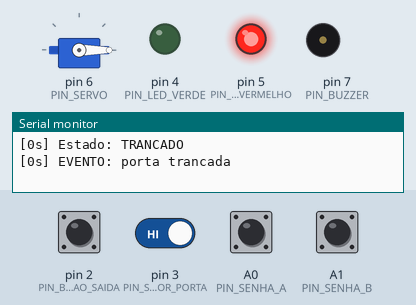
Simulated run of this sketch. Board: Arduino Uno, built with avr-gcc and run on an emulated ATmega328P. Shown: servo, output pins drawn as LEDs (lit = HIGH), buzzer (waves = sounding, pin HIGH), the last lines printed to the serial monitor. Dashed ring = blinking. The test bench sets the inputs (shaded band); at power-on: A0 (PIN_SENHA_A), A1 (PIN_SENHA_B), pin 2 (PIN_BOTAO_SAIDA), pin 3 (PIN_SENSOR_PORTA) HIGH. EEPROM starts erased.

Above: at 1.2 s.
1.3 s: pin 2 (PIN_BOTAO_SAIDA) pulled LOW for 0.15 s
At 2.2 s:
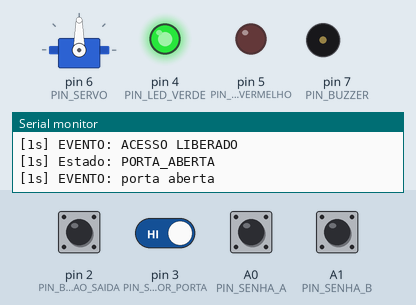
3.0 s: pin 3 (PIN_SENSOR_PORTA) driven LOW
At 4.2 s:
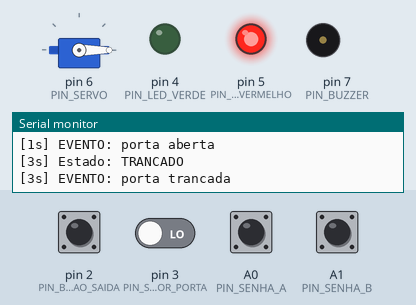
4.5 s: A0 (PIN_SENHA_A) pulled LOW for 0.15 s
At 4.9 s:
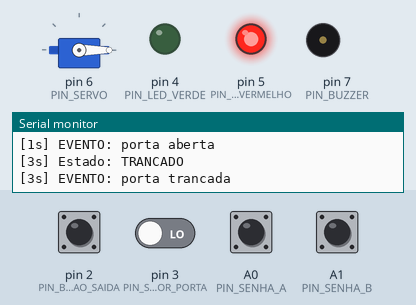
6.1 s: pin 2 (PIN_BOTAO_SAIDA) pulled LOW for 1 s
At 6.33 s:
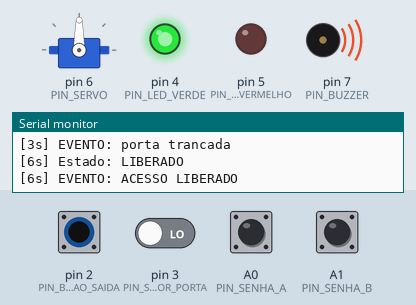
10.0 s: A0 (PIN_SENHA_A) pulsed LOW 5 times (0.12 s each, 0.3 s apart)
At 11.19 s:
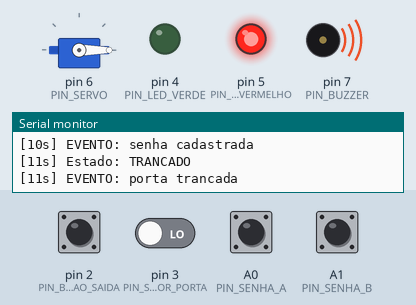
13.0 s: A0 (PIN_SENHA_A) pulsed LOW 5 times (0.12 s each, 0.3 s apart)
At 14.28 s:
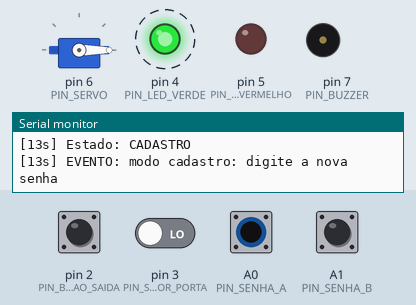
Timing chart, 0 to 17.0 s (numbered marks = the images above; inputs shaded):
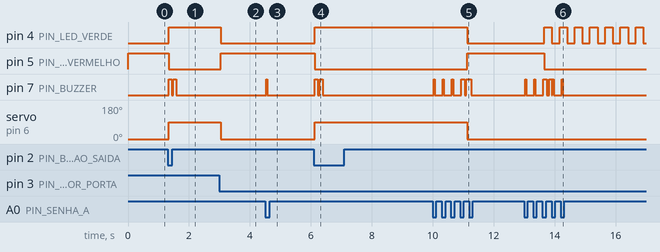

The sketch:

controle_acesso.ino
```cpp
/*
 * CONTROLE DE ACESSO POR SENHA - Maquete de laboratório
 * N202 - Robótica e Automação Inteligentes
 *
 * Hardware: Arduino Uno + receptor infravermelho KY-022 com controle remoto
 *           + servo (trava) + LED verde + LED vermelho + buzzer + 5 push buttons.
 *
 * Como funciona:
 *   A pessoa digita uma SENHA DE 4 TECLAS no controle remoto IR. Senha correta
 *   destrava a porta; senha errada aciona o alarme e, após 3 erros, bloqueia.
 *   Plano B: os botões A e B (A0 e A1) formam uma senha de 4 toques, caso o
 *   infravermelho falhe (luz forte, pilha do controle, etc.).
 *
 * Arquitetura:
 *   - Padrão STATE    : cada estado da porta é uma classe (TRANCADO, LIBERADO,
 *                       PORTA_ABERTA, BLOQUEADO, CADASTRO).
 *   - Padrão OBSERVER : LED, buzzer e log Serial "assinam" os eventos do
 *                       controlador, sem que os estados conheçam esses atuadores.
 *
 * Tratamento de incertezas:
 *   - Debounce nos botões (saída, sensor de porta, A e B): evita leituras falsas
 *     causadas por ruído mecânico.
 *   - Filtro dos quadros IR: ignora quadros de "tecla segurada" (repetição) e
 *     sinais de protocolo desconhecido (ruído de lâmpadas e luz do sol).
 *   - Timeout entre teclas: pausa longa descarta a senha incompleta.
 *
 * Primeiro uso: com a EEPROM vazia, a PRIMEIRA senha digitada vira a senha MESTRE.
 * A mestre, digitada com a porta trancada, entra no modo CADASTRO: a próxima
 * senha nova passa a ser autorizada. Para apagar tudo, ligue o Arduino
 * segurando o botão de saída.
 *
 * Atenção: a biblioteca IRremote usa o Timer2 do Uno, o mesmo da função tone().
 * Por isso o buzzer aqui NÃO usa tone(): é acionado com digitalWrite().
 * Biblioteca necessária: IRremote (versão 4.x), instalada pelo Gerenciador.
 */

// ===================== CONFIGURAÇÃO =====================

#define USA_IR_REMOTO     1   // senha pelo controle remoto IR (KY-022)
#define USA_SENHA_BOTOES  1   // plano B: senha pelos botões A e B
#define USA_SENSOR_PORTA  1   // 1 = botão de porta (estado PORTA_ABERTA); 0 = só tempo
#define BUZZER_ATIVO      1   // 1 = buzzer ativo (com oscilador); 0 = buzzer passivo
#define DEPURACAO_IR      1   // 1 = mostra o código de cada tecla na Serial

#if USA_IR_REMOTO
#include <IRremote.hpp>
#endif
#include <Servo.h>
#include <EEPROM.h>

// Pinos
const uint8_t PIN_IR           = 8;   // KY-022, pino S (sinal)
const uint8_t PIN_SERVO        = 6;
const uint8_t PIN_LED_VERDE    = 4;
const uint8_t PIN_LED_VERMELHO = 5;
const uint8_t PIN_BUZZER       = 7;
const uint8_t PIN_BOTAO_SAIDA  = 2;   // botão interno (para GND)
const uint8_t PIN_SENSOR_PORTA = 3;   // botão: LOW = porta FECHADA
const uint8_t PIN_SENHA_A      = A0;  // botão A da senha (para GND)
const uint8_t PIN_SENHA_B      = A1;  // botão B da senha (para GND)

// Ângulos do servo (ajuste na maquete)
const uint8_t ANGULO_TRANCADO  = 0;
const uint8_t ANGULO_LIBERADO  = 90;

// Tempos (ms)
const unsigned long TEMPO_LIBERADO_MS = 5000;   // espera alguém abrir a porta
const unsigned long ALERTA_PORTA_MS   = 15000;  // porta aberta por muito tempo
const unsigned long BLOQUEIO_MS       = 15000;  // bloqueio após tentativas inválidas
const unsigned long CADASTRO_MS       = 10000;  // janela do modo cadastro
const unsigned long SENHA_TIMEOUT_MS  = 4000;   // pausa máxima entre teclas
const uint8_t       TENTATIVAS_MAX    = 3;

// EEPROM: [0]=magic [1..4]=senha mestre [5]=qtd senhas [6..]=senhas (4 bytes cada)
const uint8_t EEPROM_MAGIC = 0xA5;
const uint8_t END_MAGIC    = 0;
const uint8_t END_MESTRE   = 1;
const uint8_t END_QTD      = 5;
const uint8_t END_LISTA    = 6;
const uint8_t MAX_SENHAS   = 10;

// ===================== TIPOS BÁSICOS =====================

// Senha de 4 teclas. Cada byte é o código de uma tecla
// (comando do controle IR, ou 1/2 para os botões A/B).
struct Senha {
  byte b[4];
  bool igual(const Senha& o) const { return memcmp(b, o.b, 4) == 0; }
};

enum Evento : uint8_t {
  EV_TRANCOU,
  EV_LIBEROU,
  EV_PORTA_ABERTA,
  EV_PORTA_ESQUECIDA,
  EV_NEGADO,
  EV_BLOQUEOU,
  EV_CADASTRO_INICIO,
  EV_CADASTRADO,
  EV_JA_CADASTRADO,
  EV_TECLA            // tecla registrada (bipe curto)
};

// ===================== OBSERVER (interface) =====================

class Observador {
 public:
  virtual void aoEvento(Evento ev) = 0;
  virtual void atualizar() {}   // para efeitos não bloqueantes (piscar, bipes)
};

// ===================== DEBOUNCE =====================
// Entrada com pull-up interno: botão pressionado = LOW = "ativo".
// A leitura só é aceita após ficar estável por 'intervalo' ms.

class Debounce {
  uint8_t pin;
  unsigned long intervalo;
  bool estavel;
  bool ultimaLeitura;
  bool pressionado;
  unsigned long tMudanca;
 public:
  Debounce(uint8_t p, unsigned long ms) : pin(p), intervalo(ms),
    estavel(false), ultimaLeitura(false), pressionado(false), tMudanca(0) {}

  void begin() {
    pinMode(pin, INPUT_PULLUP);
    estavel = ultimaLeitura = (digitalRead(pin) == LOW);
    tMudanca = millis();
  }

  void update() {
    bool leitura = (digitalRead(pin) == LOW);
    if (leitura != ultimaLeitura) {          // mudou: reinicia a contagem
      ultimaLeitura = leitura;
      tMudanca = millis();
    }
    if ((millis() - tMudanca >= intervalo) && (leitura != estavel)) {
      estavel = leitura;                     // estável o bastante: aceita
      if (estavel) pressionado = true;       // registra a borda de descida
    }
  }

  bool ativo() const { return estavel; }

  // Retorna true UMA vez por aperto
  bool foiPressionado() {
    bool r = pressionado;
    pressionado = false;
    return r;
  }
};

// ===================== SENHAS AUTORIZADAS (EEPROM) =====================

class ListaSenhas {
  bool comparar(int end, const Senha& s) {
    for (uint8_t j = 0; j < 4; j++)
      if (EEPROM.read(end + j) != s.b[j]) return false;
    return true;
  }
 public:
  bool temMestre() { return EEPROM.read(END_MAGIC) == EEPROM_MAGIC; }

  void definirMestre(const Senha& s) {
    for (uint8_t i = 0; i < 4; i++) EEPROM.update(END_MESTRE + i, s.b[i]);
    EEPROM.update(END_QTD, 0);
    EEPROM.update(END_MAGIC, EEPROM_MAGIC);
  }

  bool ehMestre(const Senha& s) { return temMestre() && comparar(END_MESTRE, s); }

  bool autorizada(const Senha& s) {
    uint8_t qtd = EEPROM.read(END_QTD);
    if (qtd > MAX_SENHAS) qtd = 0;
    for (uint8_t i = 0; i < qtd; i++)
      if (comparar(END_LISTA + i * 4, s)) return true;
    return false;
  }

  bool adicionar(const Senha& s) {
    uint8_t qtd = EEPROM.read(END_QTD);
    if (qtd >= MAX_SENHAS) return false;
    for (uint8_t j = 0; j < 4; j++) EEPROM.update(END_LISTA + qtd * 4 + j, s.b[j]);
    EEPROM.update(END_QTD, qtd + 1);
    return true;
  }

  void apagarTudo() {
    EEPROM.update(END_MAGIC, 0);
    EEPROM.update(END_QTD, 0);
  }
};

// ===================== STATE (interface) =====================

class Controlador;

class EstadoBase {
 public:
  virtual const __FlashStringHelper* nome() = 0;
  virtual void entrar(Controlador& c) {}
  virtual void atualizar(Controlador& c) {}
  virtual void aoReceberSenha(Controlador& c, const Senha& s) {}
  virtual void aoBotaoSaida(Controlador& c) {}
};

// ===================== CONTROLADOR (contexto) =====================

class Controlador {
  static const uint8_t MAX_OBS = 4;
  Observador* obs[MAX_OBS];
  uint8_t nObs;
  EstadoBase* estado;
  uint8_t seq[4];            // teclas da senha em andamento
  uint8_t nSeq;
  unsigned long tUltimaTecla;

  // Senha completa: valida e entrega ao estado atual
  void processarSenha(const Senha& s) {
    Serial.print(F("[")); Serial.print(millis() / 1000); Serial.println(F("s] Senha digitada."));

    if (!senhas.temMestre()) {   // primeiro uso: esta senha vira a mestre
      senhas.definirMestre(s);
      Serial.println(F("Senha MESTRE definida."));
      notificar(EV_CADASTRADO);
      return;
    }
    estado->aoReceberSenha(*this, s);
  }

  // Acumula teclas de qualquer origem (controle IR ou botões A/B)
  void registrarTecla(uint8_t codigo) {
    seq[nSeq++] = codigo;
    tUltimaTecla = millis();
    notificar(EV_TECLA);
    if (nSeq < 4) return;

    Senha s;
    memcpy(s.b, seq, 4);
    nSeq = 0;
    processarSenha(s);
  }

  // Pausa longa entre teclas: descarta a senha incompleta
  void verificarTimeoutSenha() {
    if (nSeq > 0 && millis() - tUltimaTecla > SENHA_TIMEOUT_MS) {
      nSeq = 0;
      Serial.println(F("Senha: tempo esgotado, recomece."));
    }
  }

#if USA_IR_REMOTO
  void lerIR() {
    if (!IrReceiver.decode()) return;
    // copia o que interessa e libera o receptor para o próximo quadro
    bool repetido = IrReceiver.decodedIRData.flags & IRDATA_FLAGS_IS_REPEAT;
    bool valido   = IrReceiver.decodedIRData.protocol != UNKNOWN;
    uint8_t cmd   = IrReceiver.decodedIRData.command;
    IrReceiver.resume();

    if (!valido) {                    // ruído ou protocolo não suportado
#if DEPURACAO_IR
      Serial.println(F("IR: sinal desconhecido ignorado."));
#endif
      return;
    }
    if (repetido) return;             // tecla segurada: conta só o primeiro quadro
#if DEPURACAO_IR
    Serial.print(F("IR: comando 0x")); Serial.println(cmd, HEX);
#endif
    registrarTecla(cmd);
  }
#endif

#if USA_SENHA_BOTOES
  void lerBotoesAB() {
    botaoA.update();
    botaoB.update();
    if (botaoA.foiPressionado()) registrarTecla(1);
    else if (botaoB.foiPressionado()) registrarTecla(2);
  }
#endif

 public:
  Servo servo;
  ListaSenhas senhas;
  Debounce botao;
  Debounce porta;
  Debounce botaoA;
  Debounce botaoB;
  uint8_t tentativas;
  unsigned long inicioEstado;

  // Estados (preenchidos em setup)
  EstadoBase *sTrancado, *sLiberado, *sPortaAberta, *sBloqueado, *sCadastro;

  Controlador() : nObs(0), estado(nullptr), nSeq(0), tUltimaTecla(0),
                  botao(PIN_BOTAO_SAIDA, 30), porta(PIN_SENSOR_PORTA, 50),
                  botaoA(PIN_SENHA_A, 30), botaoB(PIN_SENHA_B, 30),
                  tentativas(0), inicioEstado(0) {}

  void registrar(Observador* o) { if (nObs < MAX_OBS) obs[nObs++] = o; }

  void notificar(Evento ev) {
    for (uint8_t i = 0; i < nObs; i++) obs[i]->aoEvento(ev);
  }

  void mudarPara(EstadoBase* novo) {
    estado = novo;
    inicioEstado = millis();
    Serial.print(F("[")); Serial.print(millis() / 1000); Serial.print(F("s] Estado: "));
    Serial.println(estado->nome());
    estado->entrar(*this);
  }

  unsigned long tempoNoEstado() const { return millis() - inicioEstado; }

  void trancar()    { servo.write(ANGULO_TRANCADO); }
  void destrancar() { servo.write(ANGULO_LIBERADO); }

  void begin() {
    Serial.begin(9600);
#if USA_IR_REMOTO
    IrReceiver.begin(PIN_IR, DISABLE_LED_FEEDBACK);
#endif
    servo.attach(PIN_SERVO);
    botao.begin();
    porta.begin();
    botaoA.begin();
    botaoB.begin();

    // Botão de saída segurado ao ligar: apaga todas as senhas
    if (botao.ativo()) {
      senhas.apagarTudo();
      Serial.println(F("Todas as senhas foram apagadas."));
    }
    if (!senhas.temMestre())
      Serial.println(F("Sem senha mestre. Digite 4 teclas: serao a senha MESTRE."));
    mudarPara(sTrancado);
  }

  // Chamado a cada volta do loop
  void atualizar() {
    botao.update();
    porta.update();
    verificarTimeoutSenha();
#if USA_IR_REMOTO
    lerIR();
#endif
#if USA_SENHA_BOTOES
    lerBotoesAB();
#endif
    if (botao.foiPressionado()) estado->aoBotaoSaida(*this);

    estado->atualizar(*this);
    for (uint8_t i = 0; i < nObs; i++) obs[i]->atualizar();
  }
};

// ===================== ESTADOS CONCRETOS =====================

// TRANCADO: porta fechada e travada, aguardando senha ou botão de saída
class EstTrancado : public EstadoBase {
 public:
  const __FlashStringHelper* nome() override { return F("TRANCADO"); }
  void entrar(Controlador& c) override {
    c.trancar();
    c.notificar(EV_TRANCOU);
  }
  void aoReceberSenha(Controlador& c, const Senha& s) override {
    if (c.senhas.ehMestre(s)) {                    // mestre -> modo cadastro
      c.mudarPara(c.sCadastro);
    } else if (c.senhas.autorizada(s)) {           // senha correta: libera
      c.tentativas = 0;
      c.mudarPara(c.sLiberado);
    } else {                                       // senha errada
      c.tentativas++;
      c.notificar(EV_NEGADO);
      if (c.tentativas >= TENTATIVAS_MAX) c.mudarPara(c.sBloqueado);
    }
  }
  void aoBotaoSaida(Controlador& c) override { c.mudarPara(c.sLiberado); }
};

// LIBERADO: servo destravado, aguardando a pessoa abrir a porta
class EstLiberado : public EstadoBase {
 public:
  const __FlashStringHelper* nome() override { return F("LIBERADO"); }
  void entrar(Controlador& c) override {
    c.destrancar();
    c.notificar(EV_LIBEROU);
  }
  void atualizar(Controlador& c) override {
#if USA_SENSOR_PORTA
    if (!c.porta.ativo()) {                        // sensor: porta abriu
      c.mudarPara(c.sPortaAberta);
      return;
    }
#endif
    if (c.tempoNoEstado() >= TEMPO_LIBERADO_MS)    // ninguém abriu: tranca de novo
      c.mudarPara(c.sTrancado);
  }
};

// PORTA_ABERTA: só tranca quando o sensor confirma que a porta fechou
class EstPortaAberta : public EstadoBase {
  unsigned long ultimoAlerta;
 public:
  const __FlashStringHelper* nome() override { return F("PORTA_ABERTA"); }
  void entrar(Controlador& c) override {
    ultimoAlerta = millis();
    c.notificar(EV_PORTA_ABERTA);
  }
  void atualizar(Controlador& c) override {
    if (c.porta.ativo()) {                         // porta fechou
      c.mudarPara(c.sTrancado);
      return;
    }
    if (millis() - ultimoAlerta >= ALERTA_PORTA_MS) {  // esquecida aberta
      ultimoAlerta = millis();
      c.notificar(EV_PORTA_ESQUECIDA);
    }
  }
};

// BLOQUEADO: senhas erradas demais. Senhas são ignoradas até o fim do bloqueio.
// O botão de saída continua funcionando (quem está dentro precisa sair).
class EstBloqueado : public EstadoBase {
 public:
  const __FlashStringHelper* nome() override { return F("BLOQUEADO"); }
  void entrar(Controlador& c) override {
    c.trancar();
    c.notificar(EV_BLOQUEOU);
  }
  void aoReceberSenha(Controlador& c, const Senha& s) override { c.notificar(EV_NEGADO); }
  void aoBotaoSaida(Controlador& c) override { c.mudarPara(c.sLiberado); }
  void atualizar(Controlador& c) override {
    if (c.tempoNoEstado() >= BLOQUEIO_MS) {
      c.tentativas = 0;
      c.mudarPara(c.sTrancado);
    }
  }
};

// CADASTRO: a próxima senha nova vira autorizada. Mestre de novo = cancela.
class EstCadastro : public EstadoBase {
 public:
  const __FlashStringHelper* nome() override { return F("CADASTRO"); }
  void entrar(Controlador& c) override { c.notificar(EV_CADASTRO_INICIO); }
  void aoReceberSenha(Controlador& c, const Senha& s) override {
    if (c.senhas.ehMestre(s)) {
      c.mudarPara(c.sTrancado);
    } else if (c.senhas.autorizada(s)) {
      c.notificar(EV_JA_CADASTRADO);
    } else if (c.senhas.adicionar(s)) {
      c.notificar(EV_CADASTRADO);
      c.inicioEstado = millis();                   // renova a janela
    } else {
      c.notificar(EV_NEGADO);                      // memória cheia
    }
  }
  void atualizar(Controlador& c) override {
    if (c.tempoNoEstado() >= CADASTRO_MS) c.mudarPara(c.sTrancado);
  }
};

// ===================== OBSERVERS CONCRETOS =====================

// LED: vermelho fixo = trancado | verde fixo = liberado/aberta
//      vermelho piscando = bloqueado | verde piscando = cadastro
class LedObserver : public Observador {
  enum : uint8_t { M_VERM, M_VERDE, M_PISCA_VERM, M_PISCA_VERDE };
  uint8_t modo;
  bool fase;
  unsigned long t;

  void aplicar() {
    bool verde = (modo == M_VERDE) || (modo == M_PISCA_VERDE && fase);
    bool verm  = (modo == M_VERM)  || (modo == M_PISCA_VERM && fase);
    digitalWrite(PIN_LED_VERDE, verde);
    digitalWrite(PIN_LED_VERMELHO, verm);
  }
 public:
  LedObserver() : modo(M_VERM), fase(true), t(0) {}
  void begin() {
    pinMode(PIN_LED_VERDE, OUTPUT);
    pinMode(PIN_LED_VERMELHO, OUTPUT);
    aplicar();
  }
  void aoEvento(Evento ev) override {
    switch (ev) {
      case EV_TRANCOU:         modo = M_VERM; break;
      case EV_LIBEROU:
      case EV_PORTA_ABERTA:    modo = M_VERDE; break;
      case EV_BLOQUEOU:        modo = M_PISCA_VERM; break;
      case EV_CADASTRO_INICIO: modo = M_PISCA_VERDE; break;
      default: return;
    }
    fase = true;
    t = millis();
    aplicar();
  }
  void atualizar() override {
    if ((modo == M_PISCA_VERM || modo == M_PISCA_VERDE) && millis() - t >= 250) {
      fase = !fase;
      t = millis();
      aplicar();
    }
  }
};

// Buzzer: padrões [liga, desliga, liga, ...] em ms, sem delay() e sem tone()
// (tone() usa o Timer2, que a biblioteca IRremote precisa).
//  - Buzzer ativo : basta nível HIGH.
//  - Buzzer passivo: onda quadrada gerada por software (~2 kHz); o som sai mais áspero.
class BuzzerObserver : public Observador {
  const uint16_t* padrao;
  uint8_t total, idx;
  unsigned long t;
  bool somLigado;
  bool nivel;
  unsigned long tOnda;

  void passo() {
    somLigado = (idx % 2 == 0);
    if (somLigado && BUZZER_ATIVO) digitalWrite(PIN_BUZZER, HIGH);
    else if (!somLigado) digitalWrite(PIN_BUZZER, LOW);
  }
  void parar() {
    somLigado = false;
    digitalWrite(PIN_BUZZER, LOW);
  }
  void tocar(const uint16_t* p, uint8_t n) {
    padrao = p; total = n; idx = 0; t = millis();
    passo();
  }
 public:
  BuzzerObserver() : padrao(nullptr), total(0), idx(0), t(0),
                     somLigado(false), nivel(false), tOnda(0) {}
  void begin() {
    pinMode(PIN_BUZZER, OUTPUT);
    digitalWrite(PIN_BUZZER, LOW);
  }

  void aoEvento(Evento ev) override {
    static const uint16_t P_OK[]        = {100, 60, 100};
    static const uint16_t P_NEGADO[]    = {150, 100, 150, 100, 150};
    static const uint16_t P_BLOQUEIO[]  = {900};
    static const uint16_t P_ESQUECIDA[] = {200, 200, 200, 200, 200};
    static const uint16_t P_CAD_INI[]   = {80, 80, 80};
    static const uint16_t P_CAD_OK[]    = {100, 60, 300};
    static const uint16_t P_JA[]        = {300};
    static const uint16_t P_TECLA[]     = {40};
    #define TOCAR(p) tocar(p, sizeof(p) / sizeof(p[0]))
    switch (ev) {
      case EV_TECLA:           TOCAR(P_TECLA); break;
      case EV_LIBEROU:         TOCAR(P_OK); break;
      case EV_NEGADO:          TOCAR(P_NEGADO); break;
      case EV_BLOQUEOU:        TOCAR(P_BLOQUEIO); break;
      case EV_PORTA_ESQUECIDA: TOCAR(P_ESQUECIDA); break;
      case EV_CADASTRO_INICIO: TOCAR(P_CAD_INI); break;
      case EV_CADASTRADO:      TOCAR(P_CAD_OK); break;
      case EV_JA_CADASTRADO:   TOCAR(P_JA); break;
      default: break;
    }
    #undef TOCAR
  }
  void atualizar() override {
    if (total == 0) return;
    if (somLigado && !BUZZER_ATIVO && micros() - tOnda >= 250) {   // buzzer passivo
      nivel = !nivel;
      digitalWrite(PIN_BUZZER, nivel);
      tOnda = micros();
    }
    if (millis() - t >= padrao[idx]) {
      idx++;
      if (idx >= total) { parar(); total = 0; return; }
      t = millis();
      passo();
    }
  }
};

// Log pela Serial: registro de o quê e quando
class LogObserver : public Observador {
 public:
  void aoEvento(Evento ev) override {
    if (ev == EV_TECLA) return;   // uma tecla isolada não vai para o log
    Serial.print(F("[")); Serial.print(millis() / 1000); Serial.print(F("s] EVENTO: "));
    switch (ev) {
      case EV_TRANCOU:         Serial.println(F("porta trancada")); break;
      case EV_LIBEROU:         Serial.println(F("ACESSO LIBERADO")); break;
      case EV_PORTA_ABERTA:    Serial.println(F("porta aberta")); break;
      case EV_PORTA_ESQUECIDA: Serial.println(F("ALERTA: porta aberta por muito tempo")); break;
      case EV_NEGADO:          Serial.println(F("ACESSO NEGADO")); break;
      case EV_BLOQUEOU:        Serial.println(F("BLOQUEADO: senhas erradas demais")); break;
      case EV_CADASTRO_INICIO: Serial.println(F("modo cadastro: digite a nova senha")); break;
      case EV_CADASTRADO:      Serial.println(F("senha cadastrada")); break;
      case EV_JA_CADASTRADO:   Serial.println(F("senha ja cadastrada")); break;
      default: break;
    }
  }
};

// ===================== INSTÂNCIAS GLOBAIS =====================

Controlador    ctrl;
EstTrancado    estTrancado;
EstLiberado    estLiberado;
EstPortaAberta estPortaAberta;
EstBloqueado   estBloqueado;
EstCadastro    estCadastro;

LedObserver    ledObs;
BuzzerObserver buzzerObs;
LogObserver    logObs;

void setup() {
  ctrl.sTrancado    = &estTrancado;
  ctrl.sLiberado    = &estLiberado;
  ctrl.sPortaAberta = &estPortaAberta;
  ctrl.sBloqueado   = &estBloqueado;
  ctrl.sCadastro    = &estCadastro;

  ledObs.begin();
  buzzerObs.begin();
  ctrl.registrar(&logObs);
  ctrl.registrar(&ledObs);
  ctrl.registrar(&buzzerObs);

  ctrl.begin();
}

void loop() {
  ctrl.atualizar();
}
```

Measured:
- after the input at 1.3 s, pin 4 (PIN_LED_VERDE): LOW → HIGH at once; pin 5 (PIN_LED_VERMELHO): HIGH → LOW at once; pin 7 (PIN_BUZZER): alternates HIGH for 0.10 s and LOW for 0.06 s, 4 changes in all, then stays LOW, starting at once; servo on pin 6 (PIN_SERVO): 0° → 90° at once
- after the input at 3.0 s, pin 4 (PIN_LED_VERDE): HIGH → LOW after 0.05 s; pin 5 (PIN_LED_VERMELHO): LOW → HIGH after 0.05 s; servo on pin 6 (PIN_SERVO): 90° → 0° after 0.05 s
- after the input at 4.5 s, pin 7 (PIN_BUZZER): LOW → HIGH at once, → LOW 0.04 s later
- after the input at 6.1 s, pin 4 (PIN_LED_VERDE): LOW → HIGH at once; pin 5 (PIN_LED_VERMELHO): HIGH → LOW at once; pin 7 (PIN_BUZZER): alternates HIGH for 0.10 s and LOW for 0.06 s, 4 changes in all, then stays LOW, starting at once; servo on pin 6 (PIN_SERVO): 0° → 90° at once
- after the input at 10.0 s, pin 7 (PIN_BUZZER): goes 3 × (HIGH 0.04 s, LOW 0.26 s), HIGH 0.12 s, LOW 0.06 s, HIGH 0.16 s, then LOW, starting at once
- after the input at 13.0 s, pin 4 (PIN_LED_VERDE): alternates HIGH for 0.25 s and LOW for 0.25 s, starting after 0.66 s; pin 5 (PIN_LED_VERMELHO): HIGH → LOW after 0.66 s
